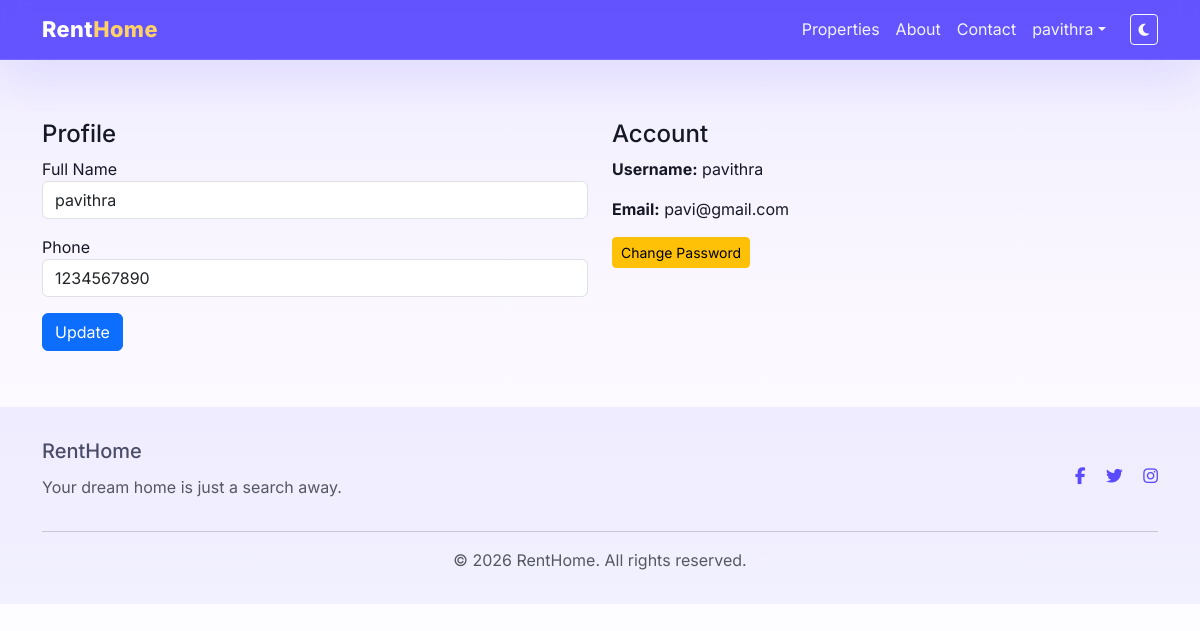
Screenshot of /profile (signed in) with the database file from the repository.
### models.py (models this page shows, shortened)
class User(UserMixin, db.Model):
    __tablename__ = 'users'
    id = db.Column(db.Integer, primary_key=True)
    username = db.Column(db.String(80), unique=True, nullable=False)
    email = db.Column(db.String(120), unique=True, nullable=False)
    password_hash = db.Column(db.String(128), nullable=False)
    phone = db.Column(db.String(20))
    name = db.Column(db.String(120))
    created_at = db.Column(db.DateTime, default=datetime.utcnow)
    properties = db.relationship('Property', backref='owner', lazy=True)
    wishlist = db.relationship('Wishlist', backref='user', lazy=True)

### app.py (the view)
@app.route('/profile', methods=['GET', 'POST'])
@login_required
def profile():
    form = UpdateProfileForm(obj=current_user)
    if form.validate_on_submit():
        current_user.name = form.name.data
        current_user.phone = form.phone.data
        db.session.commit()
        flash('Profile updated', 'success')
        return redirect(url_for('profile'))
    return render_template('profile.html', form=form)

### forms.py
class UpdateProfileForm(FlaskForm):
    name = StringField('Full Name', validators=[Optional(), Length(0,120)])
    phone = StringField('Phone', validators=[Optional(), Length(0,20)])
    submit = SubmitField('Update')

### app.py (called while the page is built)
@login_manager.user_loader
def load_user(user_id):
    return User.query.get(int(user_id))

@app.context_processor
def inject_current_year():
    return {'current_year': datetime.utcnow().year}

### templates/profile.html (shortened to what this page needs)
{% extends 'base.html' %}
{% block content %}
<div class="row">
  <div class="col-md-6">
    <h4>Profile</h4>
    <form method="post">
      <div class="mb-3">{{ form.name.label }}{{ form.name(class_='form-control') }}</div>
      <div class="mb-3">{{ form.phone.label }}{{ form.phone(class_='form-control') }}</div>
      <div class="mb-3">{{ form.submit(class_='btn btn-primary') }}</div>
    </form>
  </div>
  <div class="col-md-6">
    <h4>Account</h4>
    <p><strong>Username:</strong> {{ current_user.username }}</p>
    <p><strong>Email:</strong> {{ current_user.email }}</p>
    <p><a href="{{ url_for('change_password') }}" class="btn btn-sm btn-warning">Change Password</a></p>
  </div>
</div>
{% endblock %}

### templates/base.html (shortened to what this page needs)
<!doctype html>
<html lang="en">
  <head>
    <link rel="stylesheet" href="https://cdnjs.cloudflare.com/ajax/libs/font-awesome/6.5.0/css/all.min.css">
    <link href="https://cdn.jsdelivr.net/npm/bootstrap@5.3.0/dist/css/bootstrap.min.css" rel="stylesheet">
    <link rel="stylesheet" href="{{ url_for('static', filename='css/style.css') }}">
  </head>
  <body>
    <nav class="navbar navbar-expand-lg navbar-dark nav-float fixed-top">
      <div class="container">
        <a class="navbar-brand" href="{{ url_for('index') }}">Rent<span>Home</span></a>
        <div class="collapse navbar-collapse" id="navMenu">
          <ul class="navbar-nav ms-auto align-items-center">
            <li class="nav-item"><a class="nav-link" href="{{ url_for('properties') }}">Properties</a></li>
            <li class="nav-item"><a class="nav-link" href="{{ url_for('about') }}">About</a></li>
            <li class="nav-item"><a class="nav-link" href="{{ url_for('contact') }}">Contact</a></li>
            {% if current_user.is_authenticated %}
            <li class="nav-item dropdown">
              <a class="nav-link dropdown-toggle" href="#" id="userMenu" role="button" data-bs-toggle="dropdown">{{ current_user.username }}</a>
            </li>
            {% else %}
            <li class="nav-item"><a class="nav-link" href="{{ url_for('login') }}">Login</a></li>
            <li class="nav-item"><a class="nav-link" href="{{ url_for('register') }}">Register</a></li>
            {% endif %}
            <li class="nav-item ms-3">
              <button id="themeToggle" class="btn btn-outline-light btn-sm"><i class="fas fa-moon"></i></button>
            </li>
          </ul>
        </div>
      </div>
    </nav>
    <main class="main-content">
      <div class="container">
        {% block content %}{% endblock %}
      </div>
    </main>
    <footer class="footer-section">
      <div class="container">
        <div class="row align-items-center gy-3">
          <div class="col-md-6">
            <h5>RentHome</h5>
            <p class="text-muted">Your dream home is just a search away.</p>
          </div>
          <div class="col-md-6 text-md-end">
            <a href="#" class="social-link"><i class="fab fa-facebook-f"></i></a>
            <a href="#" class="social-link"><i class="fab fa-twitter"></i></a>
            <a href="#" class="social-link"><i class="fab fa-instagram"></i></a>
          </div>
        </div>
        <hr>
        <p class="text-center text-muted mb-0">&copy; {{ current_year }} RentHome. All rights reserved.</p>
      </div>
    </footer>
  </body>
</html>

### static/css/style.css (style rules this page uses)
:root { --bg: #f6f3ff; --surface: rgba(255,255,255,0.9); --surface-strong: rgba(255,255,255,0.96); --text: #161925; --muted: #6b7c98; --primary: #5b4bff; --primary-soft: #8f84ff; --accent: #ff7a59; --border: rgba(91,75,255,0.16); --shadow: 0 24px 80px rgba(91,75,255,0.12); --soft: #f4f1ff; }
* { box-sizing:border-box }
html,body { min-height:100%;margin:0;font-family:'Inter',system-ui,sans-serif;background:linear-gradient(180deg,#f0edff 0%,#faf7ff 48%,#ffffff 100%);color:var(--text);scroll-behavior:smooth }
.nav-float { background:rgba(91,75,255,0.95);backdrop-filter:blur(12px);border-bottom:1px solid rgba(255,255,255,0.12);box-shadow:0 20px 48px rgba(91,75,255,0.12) }
.navbar-brand { font-weight:800;font-size:1.36rem;letter-spacing:.02em }
.navbar-brand span { color:#ffd166 }
.navbar-nav .nav-link { color:#f4f3ff!important }
.main-content { padding-top:100px;padding-bottom:40px }
.footer-section { background:rgba(91,75,255,0.08);padding:2rem 0;color:#4b4c68 }
.footer-section h5 { margin-bottom:.75rem }
.footer-section .social-link { color:#5b4bff;margin-left:1rem;font-size:1.05rem }

### rows the page displays
User: username "pavithra", name "pavithra", phone "1234567890", email "pavi@gmail.com"
